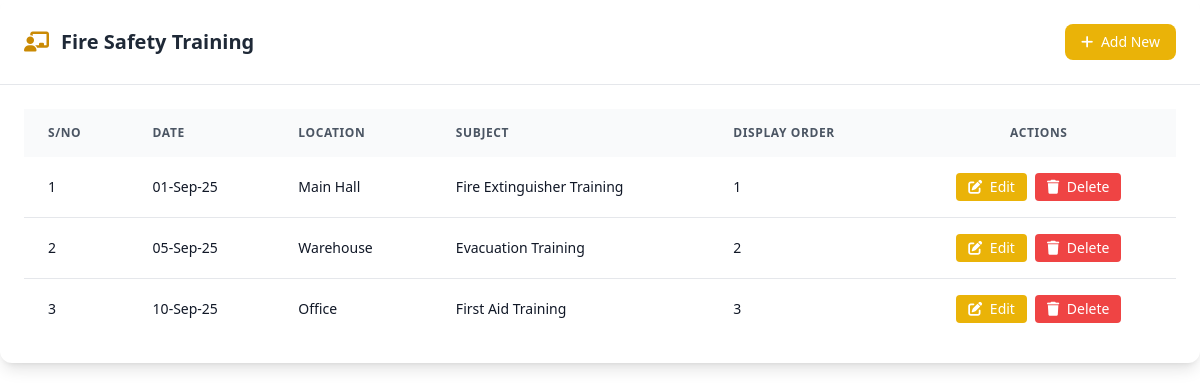
Screenshot of /admin/firesafety/training.php (signed in) with the database file from the repository.
### tables this page shows
CREATE TABLE fire_safety_training (
    id INT AUTO_INCREMENT PRIMARY KEY,
    serial_number INT NOT NULL,
    training_date DATE NOT NULL,
    location VARCHAR(255) NOT NULL,
    subject VARCHAR(255) NOT NULL,
    display_order INT DEFAULT 0,
    is_active TINYINT(1) DEFAULT 1
);

### admin/firesafety/training.php (the view, shortened to what this page needs)
<?php
require_once '../../config/database.php';
$data = null;
$action = isset($_GET['action']) ? $_GET['action'] : 'list';
$query = "SELECT * FROM fire_safety_training WHERE is_active = 1 ORDER BY display_order, training_date DESC";
$result = mysqli_query($conn, $query);
$training_data = [];
while ($row = mysqli_fetch_assoc($result)) {
    $training_data[] = $row;
}
?>
<!DOCTYPE html>
<html lang="id">
<head>
    <script src="https://cdn.tailwindcss.com"></script>
    <link rel="stylesheet" href="https://cdnjs.cloudflare.com/ajax/libs/font-awesome/6.4.0/css/all.min.css">
</head>
<body>
<div class="bg-white rounded-xl shadow-lg overflow-hidden mb-8">
    <div class="p-6 border-b border-gray-200">
        <div class="flex items-center justify-between">
            <h2 class="text-xl font-bold text-gray-800 flex items-center">
                <i class="fas fa-chalkboard-teacher text-yellow-600 mr-3"></i>
                Fire Safety Training
            </h2>
            <?php if ($action == 'create' || $action == 'edit'): ?>
                <a href="training.php" class="bg-gray-500 hover:bg-gray-600 text-white px-4 py-2 rounded-lg text-sm font-medium transition-colors duration-200">
                    <i class="fas fa-arrow-left mr-1"></i> Kembali
                </a>
            <?php else: ?>
                <a href="training.php?action=create" class="bg-yellow-500 hover:bg-yellow-600 text-white px-4 py-2 rounded-lg text-sm font-medium transition-colors duration-200">
                    <i class="fas fa-plus mr-1"></i> Add New
                </a>
            <?php endif; ?>
        </div>
    </div>
    <div class="p-6">
        <?php if ($action == 'create' || $action == 'edit'): ?>
            <form method="POST" class="space-y-6">
                <div class="grid grid-cols-1 md:grid-cols-2 gap-6">
                    <div>
                        <label for="serial_number" class="block text-sm font-medium text-gray-700">Serial Number</label>
                        <input type="number" class="mt-1 block w-full rounded-lg border-gray-300 shadow-sm focus:border-yellow-500 focus:ring-yellow-500" id="serial_number" name="serial_number" value="<?= $action == 'edit' ? $data['serial_number'] : '' ?>" required min="1">
                    </div>
                    <div>
                        <label for="training_date" class="block text-sm font-medium text-gray-700">Training Date</label>
                        <input type="date" class="mt-1 block w-full rounded-lg border-gray-300 shadow-sm focus:border-yellow-500 focus:ring-yellow-500" id="training_date" name="training_date" value="<?= $action == 'edit' ? $data['training_date'] : '' ?>" required>
                    </div>
                    <div>
                        <label for="location" class="block text-sm font-medium text-gray-700">Location</label>
                        <input type="text" class="mt-1 block w-full rounded-lg border-gray-300 shadow-sm focus:border-yellow-500 focus:ring-yellow-500" id="location" name="location" value="<?= $action == 'edit' ? htmlspecialchars($data['location']) : '' ?>" required>
                    </div>
                    <div>
                        <label for="subject" class="block text-sm font-medium text-gray-700">Subject</label>
                        <input type="text" class="mt-1 block w-full rounded-lg border-gray-300 shadow-sm focus:border-yellow-500 focus:ring-yellow-500" id="subject" name="subject" value="<?= $action == 'edit' ? htmlspecialchars($data['subject']) : '' ?>" required>
                    </div>
                    <div>
                        <label for="display_order" class="block text-sm font-medium text-gray-700">Display Order</label>
                        <input type="number" class="mt-1 block w-full rounded-lg border-gray-300 shadow-sm focus:border-yellow-500 focus:ring-yellow-500" id="display_order" name="display_order" value="<?= $action == 'edit' ? $data['display_order'] : '0' ?>" min="0">
                    </div>
                    <div class="flex items-center mt-6">
                        <input class="h-4 w-4 text-yellow-500 focus:ring-yellow-500 border-gray-300 rounded" type="checkbox" id="is_active" name="is_active" <?= ($action == 'edit' && $data['is_active']) ? 'checked' : '' ?>>
                        <label class="ml-2 block text-sm text-gray-700" for="is_active">Active</label>
                    </div>
                </div>
                <div class="flex justify-end gap-3 mt-6">
                    <button type="submit" class="bg-yellow-500 hover:bg-yellow-600 text-white px-6 py-2 rounded-lg font-semibold shadow transition-colors duration-200">
                        <i class="fas fa-save mr-1"></i> Save
                    </button>
                    <a href="training.php" class="bg-gray-400 hover:bg-gray-500 text-white px-6 py-2 rounded-lg font-semibold shadow transition-colors duration-200">
                        <i class="fas fa-times mr-1"></i> Cancel
                    </a>
                </div>
            </form>
        <?php else: ?>
            <div class="overflow-x-auto">
                <table class="min-w-full table-auto">
                    <thead class="bg-gray-50">
                        <tr>
                            <th class="px-6 py-4 text-xs font-semibold text-gray-600 uppercase tracking-wider text-left">S/No</th>
                            <th class="px-6 py-4 text-xs font-semibold text-gray-600 uppercase tracking-wider text-left">Date</th>
                            <th class="px-6 py-4 text-xs font-semibold text-gray-600 uppercase tracking-wider text-left">Location</th>
                            <th class="px-6 py-4 text-xs font-semibold text-gray-600 uppercase tracking-wider text-left">Subject</th>
                            <th class="px-6 py-4 text-xs font-semibold text-gray-600 uppercase tracking-wider text-left">Display Order</th>
                            <th class="px-6 py-4 text-xs font-semibold text-gray-600 uppercase tracking-wider text-center">Actions</th>
                        </tr>
                    </thead>
                    <tbody class="divide-y divide-gray-200">
                        <?php if (empty($training_data)): ?>
                            <tr>
                                <td colspan="6" class="px-6 py-8 text-center text-gray-500">
                                    <i class="fas fa-inbox text-4xl mb-2"></i>
                                    <p>No training data available</p>
                                </td>
                            </tr>
                        <?php else: ?>
                            <?php foreach ($training_data as $item): ?>
                                <tr class="hover:bg-gray-50 transition-colors duration-200">
                                    <td class="px-6 py-4 text-sm font-medium text-gray-900"><?= $item['serial_number'] ?></td>
                                    <td class="px-6 py-4 text-sm text-gray-900"><?= date('d-M-y', strtotime($item['training_date'])) ?></td>
                                    <td class="px-6 py-4 text-sm text-gray-900"><?= htmlspecialchars($item['location']) ?></td>
                                    <td class="px-6 py-4 text-sm text-gray-900"><?= htmlspecialchars($item['subject']) ?></td>
                                    <td class="px-6 py-4 text-sm text-gray-900"><?= $item['display_order'] ?></td>
                                    <td class="px-6 py-4 text-center">
                                        <div class="flex items-center justify-center space-x-2">
                                            <a href="training.php?action=edit&id=<?= $item['id'] ?>" class="bg-yellow-500 hover:bg-yellow-600 text-white px-3 py-1 rounded text-sm transition-colors duration-200">
                                                <i class="fas fa-edit mr-1"></i> Edit
                                            </a>
                                            <a href="training.php?action=delete&id=<?= $item['id'] ?>" class="bg-red-500 hover:bg-red-600 text-white px-3 py-1 rounded text-sm transition-colors duration-200" onclick="return confirm('Are you sure you want to delete this item?')">
                                                <i class="fas fa-trash mr-1"></i> Delete
                                            </a>
                                        </div>
                                    </td>
                                </tr>
                            <?php endforeach; ?>
                        <?php endif; ?>
                    </tbody>
                </table>
            </div>
        <?php endif; ?>
    </div>
</div>
</body>
</html>

### rows the page displays
fire_safety_training: serial_number "1", training_date "01-Sep-25", location "Main Hall", subject "Fire Extinguisher Training", display_order "1"
fire_safety_training: serial_number "2", training_date "05-Sep-25", location "Warehouse", subject "Evacuation Training", display_order "2"
fire_safety_training: serial_number "3", training_date "10-Sep-25", location "Office", subject "First Aid Training", display_order "3"
